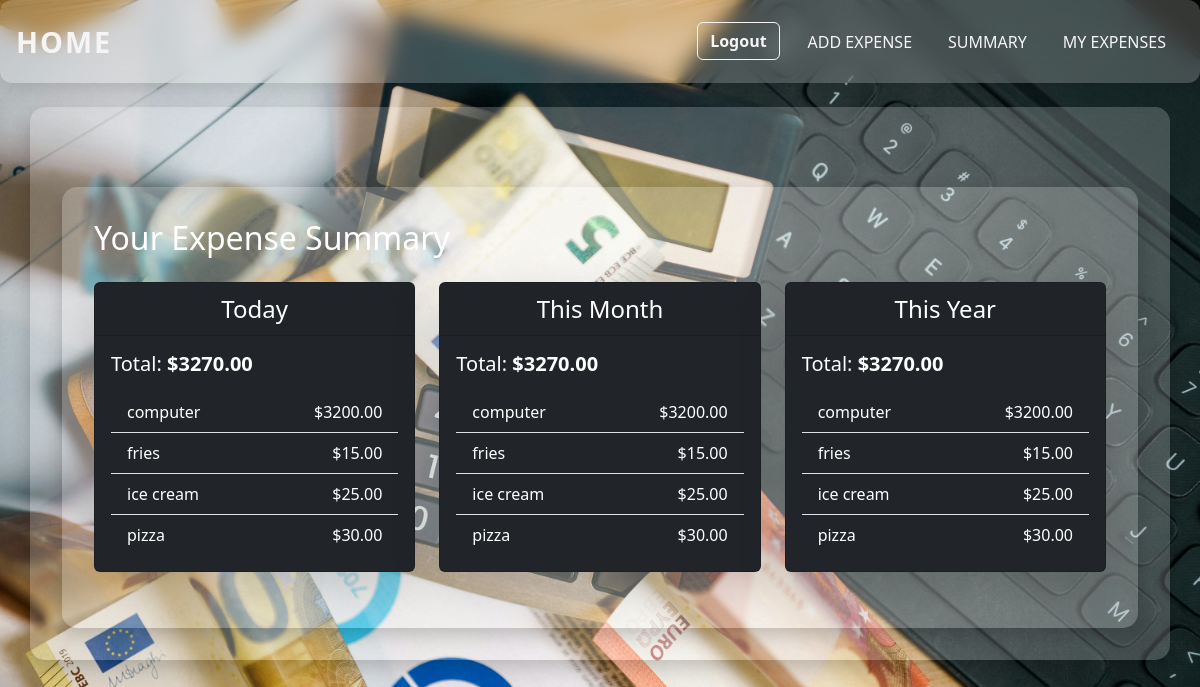
The app's page /expenses/summary/ (signed in) with its own data.
### expenses/models.py (models this page shows, shortened)
class Expense(models.Model):
    user = models.ForeignKey(User, on_delete=models.CASCADE)
    category = models.CharField(max_length=100)
    amount = models.FloatField()
    date = models.DateField(auto_now_add=True)

### expenses/views.py (the view)
# urls.py: path('summary/', views.summary, name='summary'),
@login_required
def summary(request):
    today = date.today()
    this_month = today.month
    this_year = today.year
    expenses = Expense.objects.filter(user=request.user)
    daily_expenses = expenses.filter(date=today)
    daily_total = daily_expenses.aggregate(Sum('amount'))['amount__sum'] or 0
    daily_by_category = daily_expenses.values('category').annotate(total=Sum('amount'))
    monthly_expenses = expenses.filter(date__month=this_month, date__year=this_year)
    monthly_total = monthly_expenses.aggregate(Sum('amount'))['amount__sum'] or 0
    monthly_by_category = monthly_expenses.values('category').annotate(total=Sum('amount'))
    yearly_expenses = expenses.filter(date__year=this_year)
    yearly_total = yearly_expenses.aggregate(Sum('amount'))['amount__sum'] or 0
    yearly_by_category = yearly_expenses.values('category').annotate(total=Sum('amount'))
    summaries = [
        {
            'period': 'Today',
            'total': daily_total,
            'breakdown': daily_by_category,
        },
        {
            'period': 'This Month',
            'total': monthly_total,
            'breakdown': monthly_by_category,
        },
        {
            'period': 'This Year',
            'total': yearly_total,
            'breakdown': yearly_by_category,
        },
    ]
    context = {
        'summaries': summaries,
    }
    return render(request, 'summary.html', context)

### expenses/templates/summary.html (shortened to what this page needs)
{% extends 'base.html' %}
{% block content %}
<div class="container mt-5 text-white">
    <h2 class="mb-4">Your Expense Summary</h2>
    <div class="row">
        {% for summary in summaries %}
        <div class="col-md-4 mb-4">
            <div class="card bg-dark shadow-lg text-white h-100">
                <div class="card-header text-center fs-4">{{ summary.period }}</div>
                <div class="card-body">
                    <h5>Total: <strong>${{ summary.total|floatformat:2 }}</strong></h5>
                    <ul class="list-group list-group-flush mt-3">
                        {% for item in summary.breakdown %}
                        <li class="list-group-item bg-transparent text-white d-flex justify-content-between">
                            <span>{{ item.category }}</span>
                            <span>${{ item.total|floatformat:2 }}</span>
                        </li>
                        {% empty %}
                        <li class="list-group-item bg-transparent text-white">No data</li>
                        {% endfor %}
                    </ul>
                </div>
            </div>
        </div>
        {% endfor %}
    </div>
</div>
{% endblock %}

### records on screen
Expense: category "computer", total "3200.00"
Expense: category "fries", total "15.00"
Expense: category "ice cream", total "25.00"
Expense: category "pizza", total "30.00"

### other values on screen
{{ summary.period }} "Today" "This Month" "This Year"
{{ summary.total|floatformat:2 }} "3270.00" "3270.00" "3270.00"
